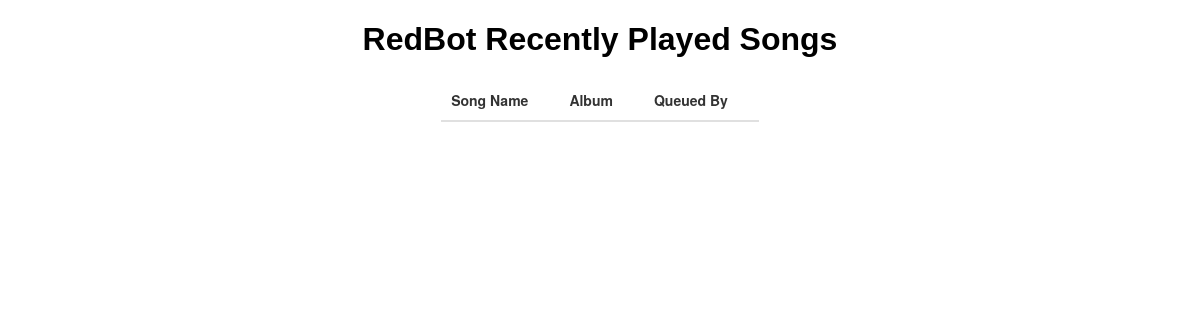
Page /recent.php on the earlier database version.
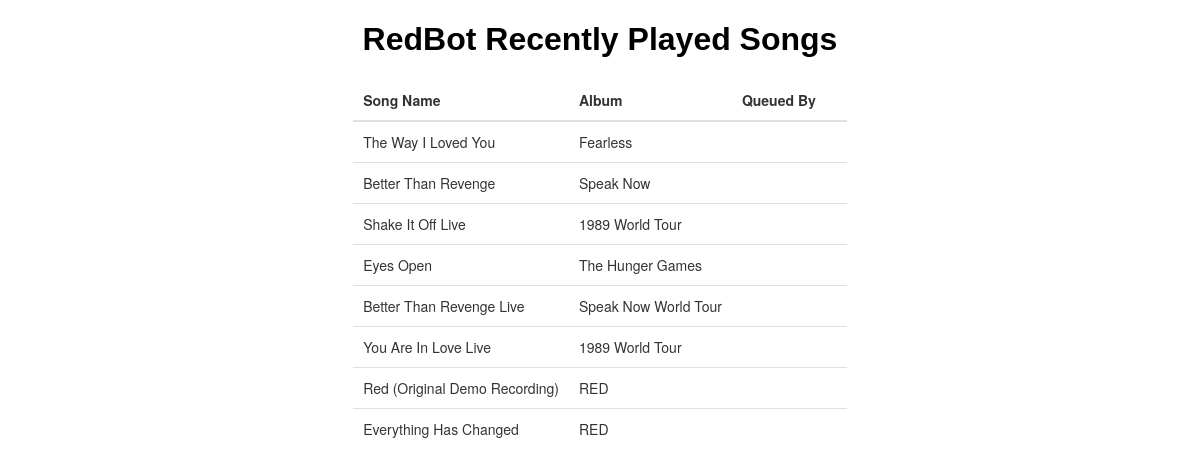
Same page on the later database version.
### tables this page shows
CREATE TABLE `recent` (
  `id` int(11) NOT NULL,
  `name` varchar(255) NOT NULL,
  `album` varchar(255) DEFAULT NULL,
  `queuedby` varchar(255) DEFAULT NULL
);

### web/recent.php (the view, shortened to what this page needs)
<?php
$db = new mysqli(DB_HOST,DB_USERNAME,DB_PASSWORD,DB_NAME);
$db->set_charset("utf8mb4");
$server = empty($_GET['server']) ? PRIMARY_GUILD : $_GET['server'];
?>
<!DOCTYPE html>
<html>
    <head>
        <?php
        if ($_GET['theme']=="dark") {
            echo '<link rel="stylesheet" href="sortable-theme-dark.css" />';
            echo '<link rel="stylesheet" href="dark.css" />';
            $theme = "sortable-theme-dark";
        } else {
            echo '<link rel="stylesheet" href="sortable-theme-bootstrap.css" />';
            $theme = "sortable-theme-bootstrap";
        }
        ?>
    </head>
    <body>
        <div id="dataStore">
            <h1>RedBot Recently Played Songs</h1>
            <table class="<?php echo $theme; ?>" data-sortable>
                <thead>
                <tr>
                    <th>Song Name</th>
                    <th>Album</th>
                    <th>Queued By</th>
                </tr>
                </thead>
                <tbody>
                <?php
                $stmt = $db->prepare("SELECT id, name, album, queuedby FROM recent WHERE 1 ORDER BY id DESC");
                $stmt->bind_param("s", $server);
                $stmt->execute();
                $stmt->bind_result($id, $name, $album, $queuedby);
                while ($stmt->fetch())
                {
                    echo "<tr><td>".htmlspecialchars($name)."</td><td>".htmlspecialchars($album)."</td><td>".$queuedby."</td></tr>";
                }
                ?>
                </tbody>
            </table>
        </div>
    </body>
</html>

### web/recent.php (style rules this page uses)
#dataStore { margin-bottom: 10px; float: none; margin: 0 auto; text-align: center; }

Differences in the rows shown:
added recent: name "The Way I Loved You", album "Fearless"
added recent: name "Better Than Revenge", album "Speak Now"
added recent: name "Shake It Off Live", album "1989 World Tour"
added recent: name "Eyes Open", album "The Hunger Games"
added recent: name "Better Than Revenge Live", album "Speak Now World Tour"
added recent: name "You Are In Love Live", album "1989 World Tour"
added recent: name "Red (Original Demo Recording)", album "RED"
added recent: name "Everything Has Changed", album "RED"
